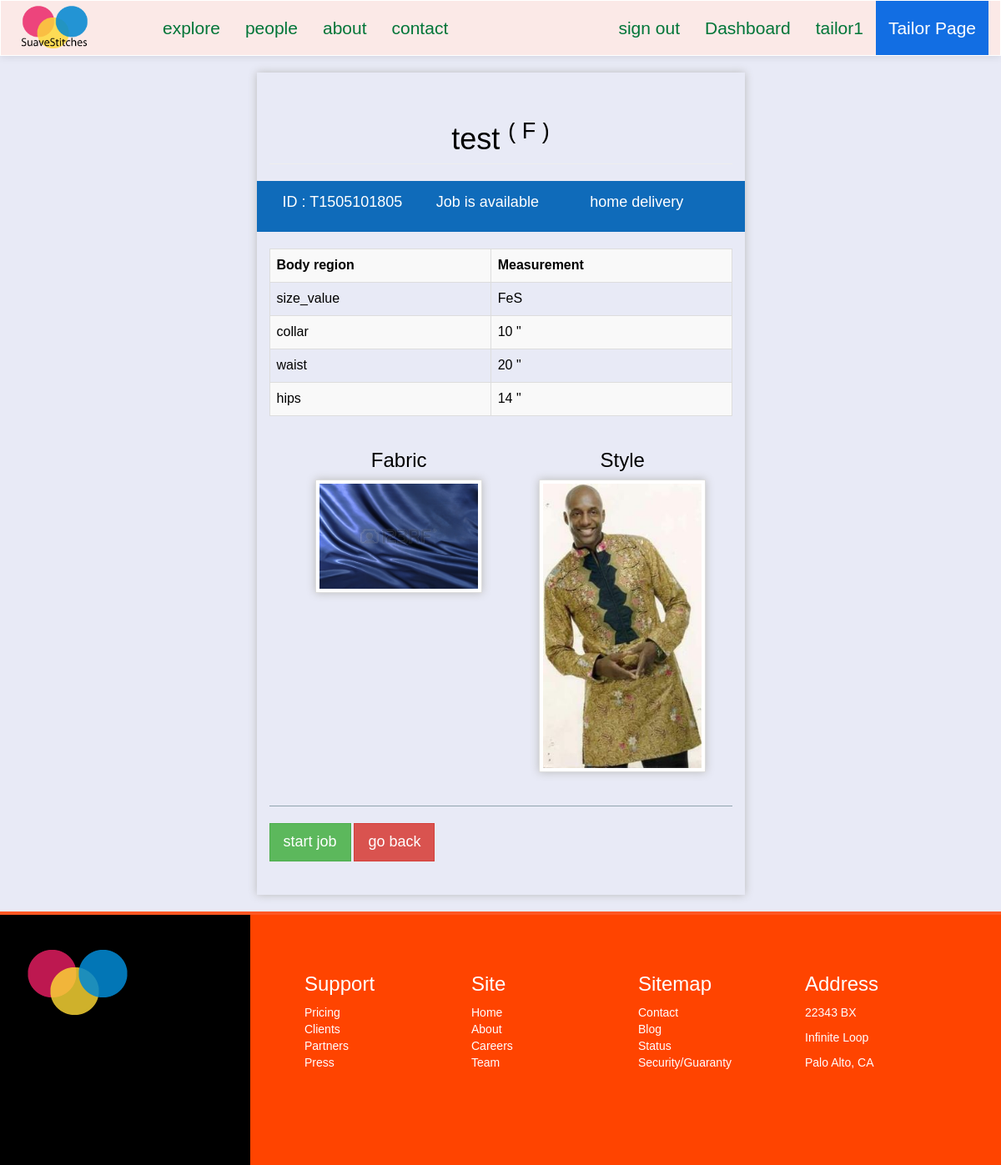
/suave/tailor/view/order/T1505101805 (signed in), run on the app's committed database.
### suave/models.py (models this page shows, shortened)
class Order(models.Model):
	client = models.ForeignKey(Client, null=True)
	sizetable = models.ForeignKey(SizeTable, null=True)
	tailor = models.ForeignKey(Tailor, null=True)
	fabric = models.CharField(max_length=50, null=True)
	style = models.CharField(max_length=100, null=True)
	main_order_id = models.CharField(max_length=15, null=True)
	details = models.CharField(max_length=250, null=True) #*
	delivery_option = models.CharField(max_length=100, null=True)
	service_option = models.CharField(max_length=100, null=True)
	sex = models.CharField(max_length=2, default=' ')
	status = models.CharField(max_length=20, default='OPEN') #*
	cost = models.IntegerField(default=0000) # final cost of order
	date = models.DateField(auto_now_add=True)

class Client(models.Model):
	FEMALE = 'F'
	MALE = 'M'
	SEX_CHOICE = (
		(FEMALE, 'F'),
		(MALE, 'M'),
	)
	user = models.OneToOneField(User)
	address = models.CharField(max_length=200, null=True)
	preference = models.CharField(max_length=40)
	sex = models.CharField(max_length=2, choices=SEX_CHOICE, default=" ")
	def __str__(self):
		return self.user.username

class SizeTable(models.Model):
	size_value = models.CharField(max_length=15)
	collar = models.CharField(max_length=10)
	waist = models.CharField(max_length=10)
	hips = models.CharField(max_length=10)

class Fabric(models.Model):
	name = models.CharField(max_length=100)
	cost = models.IntegerField(null=True)
	sex = models.CharField(max_length=2, null=True)
	pattern = models.CharField(max_length=150, null=True)
	image_url = models.CharField(max_length=150)
	description = models.CharField(max_length=200, null=True)

class Style(models.Model):
	name = models.CharField(max_length=50)
	sex = models.CharField(max_length=3)
	cost = models.IntegerField(default=000)
	pattern = models.CharField(max_length=150, null=True)
	image_url = models.CharField(max_length=150)
	description = models.CharField(max_length=200, null=True)

### suave/views.py (the view)
# urls.py: url(r'^tailor/view/order/(?P<main_order_id>[\w\-]+)$', views.tailorOrderDetails, name='tailorOrderDetails'),
@login_required
def tailorOrderDetails(request, main_order_id):
	try:
		order = Order.objects.get(main_order_id=main_order_id)
	except Exception, e:
		return HttpResponse('can\'t do that %s' %main_order_id) # write better response
	context = {}
	context['title'] = 'Order details -- SuaveStitches Nigeria'
	context['tailorPage'] = True
	context['order'] = order
	context['fabric'] = Fabric.objects.get(id=order.fabric)
	context['style'] = Style.objects.get(id=order.style)
	context['size'] = serializers.serialize("python", SizeTable.objects.filter(id=order.sizetable.id))
	return render(request, 'i/tailor/order_details.html', context)

### templates/i/tailor/order_details.html (shortened to what this page needs)
{% extends "i/layout/base.html" %}
{% block main_section %}
<div class="col-lg-6 col-lg-offset-3 tailor-order-details"><br>
	<h1 class="page-header">{{ order.client }} <sup>( {{ order.sex }} )</sup></h1>
	<div class="row alert" style="background:#0f6bba;color:#fff">
		<h4 class="col-xs-4">ID : {{ order.main_order_id }}</h4>
		{% if order.status == 'IN PROGRESS' %}
			<h4 class="col-xs-4 shake-element">Job in progress</h4>
		{% else %}
			<h4 class="col-xs-4 shake-element">Job is available</h4>
		{% endif %}
		<h4 class="col-xs-4">{{ order.delivery_option|lower }}</h4>
	</div>
		<table class="table table-striped table-hover table-bordered">
			<tr>
				<th>Body region</th>
				<th>Measurement</th>
			</tr>
{% for instance in size %}
	{% for field, value in instance.fields.items %}
		{% if value != None %}
			<tr>
				<td>{{ field }}</td>
				<td>{{ value }}</td>
			</tr>
		{% endif %}
	{% endfor %}
{% endfor %}
		</table>
		<div class="tailor-order-details-img">
			<div class="row">
				<div class="col-lg-5 col-lg-offset-1">
					<h3>Fabric</h3>
					<img src="/static/img/fabrics/{{ fabric.image_url }}" width="200" height="200" class="img-thumbnail">
				</div>
				<div class="col-lg-6">
					<h3>Style</h3>
					<img src="/static/img/styles/{{ style.image_url }}"   width="200" height="200" class="img-thumbnail">
				</div>
			</div>
		</div>
		<br>
		<div class="">
		<hr style="border-color:#90A4AE">
			{% if order.status != 'IN PROGRESS' %}
				<a href="{% url 'suave:tailorStartOrder' order.main_order_id %}" class="btn btn-success btn-lg">start job</a>
			{% endif %}
		<a href="{% url 'suave:tailorDashboard' %}" class="btn btn-danger btn-lg">go back</a>
		</div>
	<br><br>
</div>
{% endblock %}

### templates/i/layout/base.html (shortened to what this page needs)
<html>
	<head>
		{% load staticfiles %}
		<link rel="stylesheet" type="text/css" href="{% static 'css/style.css' %}">
		<link rel="stylesheet" type="text/css" href="{% static 'fonts/font-awesome/css/font-awesome.min.css' %}">
	</head>
	{% if tailorPage %}
	<body class="tailorPage-color">
	{% else %}
	<body>
	{% endif %}
	{% if tailorPage %}
		<nav class="navbar navbar-default" role="navigation" style="background:#FBE9E7">
	{% else %}
		<nav class="navbar navbar-default" role="navigation">
	{% endif %}
			<div class="container">
				<div class="row">
					<div class="navbar-header">
						<div id="header">
							<a class="navbar-brand" href="/suave">
								<img src="{% static 'img/my_logo_1.png' %}">
							</a>
						</div>
					</div>
					<div class="collapse navbar-collapse navbar-ex1-collapse">
						<ul class="nav navbar-nav navbar-left">
							<li class=""><a href style="background:#">explore</a></li>
							<li class=""><a href="{% url 'suave:tailorHome' %}">people</a></li>
							<li class=""><a >about</a></li>
							<li class=""><a >contact</a></li>
						</ul>
						<ul class="nav navbar-nav navbar-right">
							{% if user.is_authenticated %}
							<li><a href="{% url 'suave:signout' %}" class="">sign out</a></li>
								{% if user.tailor.rate %}
									<li><a href="{% url 'suave:tailorDashboard' %}" class="">Dashboard</a></li>
								{% else %}
									<li><a href="{% url 'suave:clientDashboard' %}" class="">Dashboard</a></li>
								{% endif %}
							<li><a class="">{{user}}</a></li>
							{% else %}
							<li><a role="button" class="" data-toggle="modal" data-target=".bs-example-modal-sm">sign in</a></li>
							{% endif %}
							{% if tailorPage %}
								<li class=""><a class="" style="background:#126ee3;color:#fff">Tailor Page</a></li>
							{% endif %}
						</ul>
					</div>
				</div>
			</div>
		</nav>
		<div class="container">
			<div class="row">
					{% block main_section %}
					{% endblock %}
			</div>
		</div>
		<div class="footer">
			<div class="col-lg-3 footer-left">
			<br><br>
				<img src="{% static 'img/my_logo.png' %}">
			</div>
			<div class="col-lg-9 footer-right">
				<ul class="col-sm-3">
					<li><h3>Support</h3></li>
					<li>Pricing</li>
					<li>Clients</li>
					<li>Partners</li>
					<li>Press</li>
				</ul>
				<ul class="col-sm-3">
					<li><h3>Site</h3></li>
					<li>Home</li>
					<li>About</li>
					<li>Careers</li>
					<li>Team</li>
				</ul>
				<ul class="col-sm-3">
					<li><h3>Sitemap</h3></li>
					<li>Contact</li>
					<li>Blog</li>
					<li>Status</li>
					<li>Security/Guaranty</li>
				</ul>
				<div class="col-sm-3">
					<h3>Address</h3>
					<p>22343 BX</p>
					<p>Infinite Loop</p>
					<p>Palo Alto, CA</p>
				</div>
			</div>
		</div>
	</body>
</html>

### static/css/style.css (style rules this page uses)
a { text-decoration: none; }
#header img { width: 65%; }
.navbar { background-repeat: no-repeat; border-bottom: 1px solid #178ACC; box-shadow: 0px 1px 10px rgba(0, 0, 0, 0.1); border-radius: 0px; margin-bottom: 0px; }
.navbar-default { background: #fff; border-color: #fff; }
.navbar-default .navbar-brand, .navbar-default .navbar-brand:hover, .navbar-default .navbar-brand:focus, .navbar-default .navbar-nav > li > a { color: #007538; font-size: 1.5em; }
.navbar-default .navbar-nav > li > a { line-height: 35px; }
.footer { min-height: 300px; background: #f2f2f2; border-top: 4px #FF5722 solid; }
.footer-left { min-height: 300px; background: #1565C0; background: #000; }
.footer-right { padding: 50px; background: #FF5722; background: #f40; color: #fff; min-height: 300px; }
.footer-right li { list-style: none; }
.tailorPage-color { background: #ECEFF1; background: #E8EAF6; }
.tailor-order-details { box-shadow: 0px 0px 10px #bbb; margin-top: 20px; margin-bottom: 20px; }
.tailor-order-details-img { padding: 0 auto; text-align: center; }
.tailor-order-details-img img { box-shadow: 0px 0px 10px #bbb; }
img { max-width: 100%; }
#header { margin: -10px auto auto auto; }
*:not(span) { -webkit-border-radius: 0 !important; -moz-border-radius: 0 !important; -ms-border-radius: 0 !important; border-radius: 0 !important; }
.page-header { text-align: center; overflow: hidden; }
body { color: #000; font-family: weblysleek, arial; }

### data on the page
Order: client "test", sex "F", main_order_id "T1505101805", delivery_option "home delivery"
SizeTable: fields "FeS" "10 \"" "20 \"" "14 \""
Fabric: image_url (picture)
Style: image_url (picture)

### other printed values
{{ user }} "tailor1"
{{ field }} "size_value" "collar" "waist" "hips"
